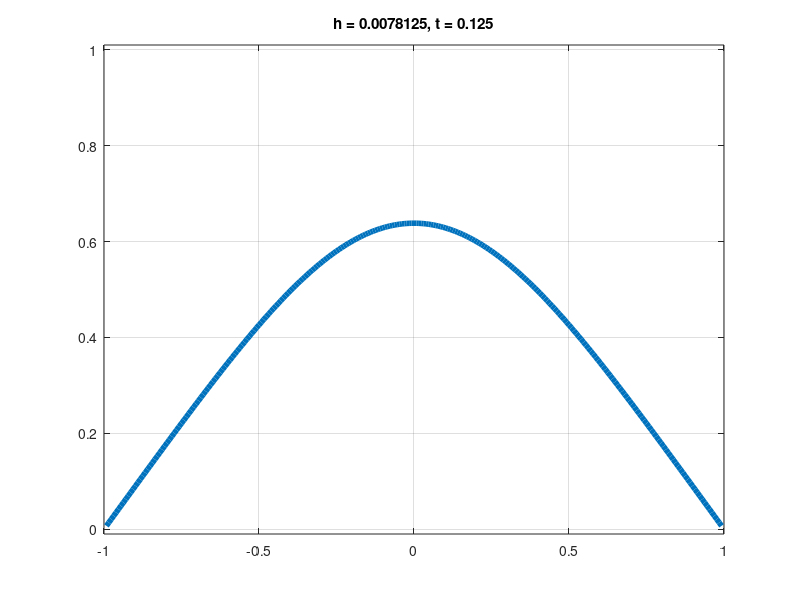
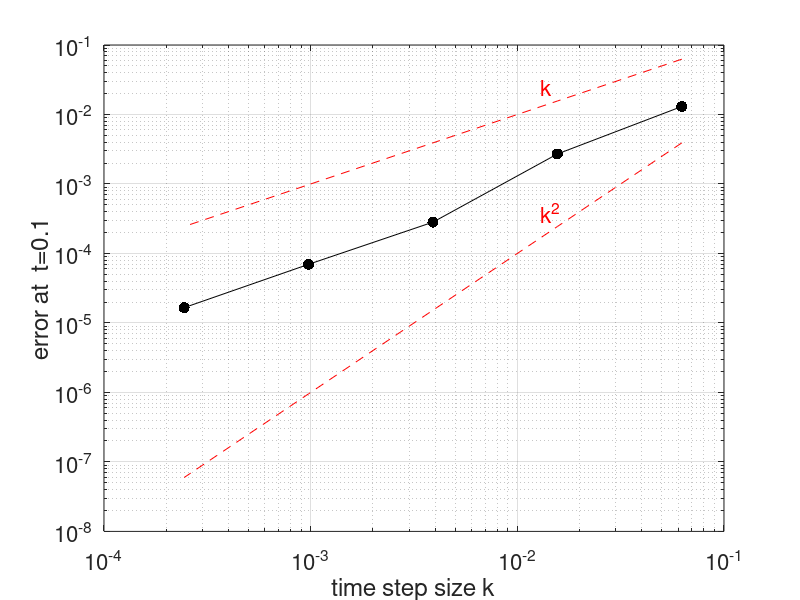
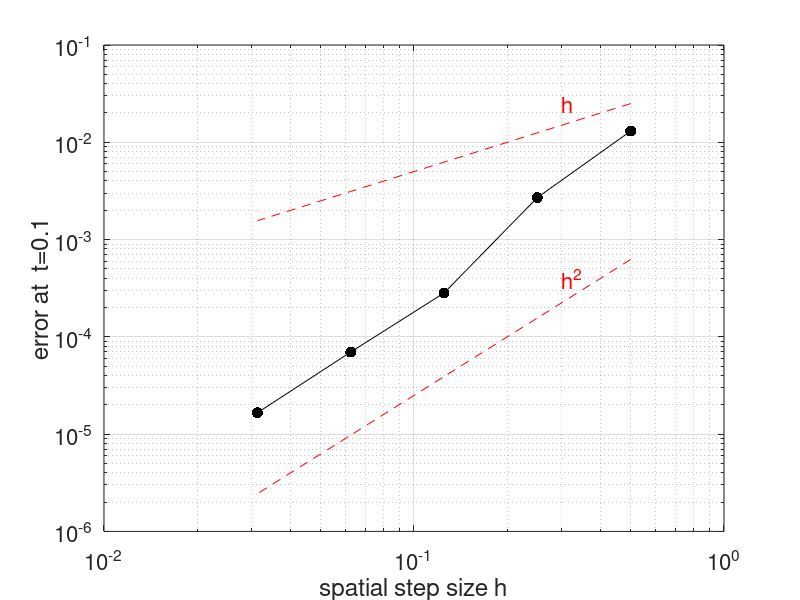

The MATLAB source for these figures, in order:
% Order of accuracy convergence study for heat equation
%    forward Euler in time
%    second-order centered differences in space
%    zero-dirichlet BCs:  u(-1)=u(1)=0

% Compute solution for various grid sizes:
Hf = figure(1); clf; hold on;
H = get(Hf, 'children');  set(H, 'fontsize', 16);
hh = []; kk = []; uu = [];
for logh = 1:7
  h = 2^(-logh);
  x = (-1+h:h:1-h)';
  k = 0.25*h^2;
  u = exp(-10*x.^4./(1-x.^2));       % smooth initial data
  % sparse matrix for implicit terms:
  N = length(x);
  a = (-2/h^2); b = 1/h^2;
  main = a*sparse(ones(N,1));
  off  = b*sparse(ones(N-1,1));
  L = diag(main) + diag(off,1) + diag(off,-1);
  tmax = 1/8;
  nsteps = tmax/k;
  hold off, shg
  plt = plot(x,u,'linewidth',4);
  axis([-1 1 -.01 1.01]), grid on;
  for step = 1:nsteps
    u = u + k*(L*u);  % forward euler
    t = step*k;
    if mod(step,100) == 0 || step == nsteps 
      set(plt,'ydata',u)
      title(sprintf('h = %g, t = %g', h, t));
      drawnow
    end
  end
  hh = [hh; h]; kk = [kk; k]; uu = [uu; u(x==1/2)];
end

% Plot deviations of u(x=1/2,t=1/8) from finest-grid value:
Hf = figure(2); clf;
I = 1:length(kk)-2;
loglog(kk(I), kk(I), 'r--')
H = get(Hf, 'children');  set(H, 'fontsize', 16);
text(.013,.025,'k', 'fontsize',16,'color','r')
grid on, hold on
loglog(kk(I),kk(I).^2,'--r'), grid on
text(.013,.0004,'k^2', 'fontsize',16,'color','r')
loglog(kk(I),abs(uu(I)-uu(end)),'.-k','markersize',24)
xlabel('time step size k')
ylabel('error at  t=0.1')

Hf = figure(3); clf;
I = 1:length(hh)-2;
loglog(hh(I), 0.05*hh(I), 'r--')
H = get(Hf, 'children');  set(H, 'fontsize', 16);
text(.3,.025, 'h', 'fontsize',16,'color','r')
grid on, hold on
loglog(hh(I),(0.05*hh(I)).^2, 'r--')
text(.3,.0004, 'h^2', 'fontsize',16,'color','r')
loglog(hh(I),abs(uu(I)-uu(end)),'.-k','markersize',24)
xlabel('spatial step size h')
ylabel('error at  t=0.1')



